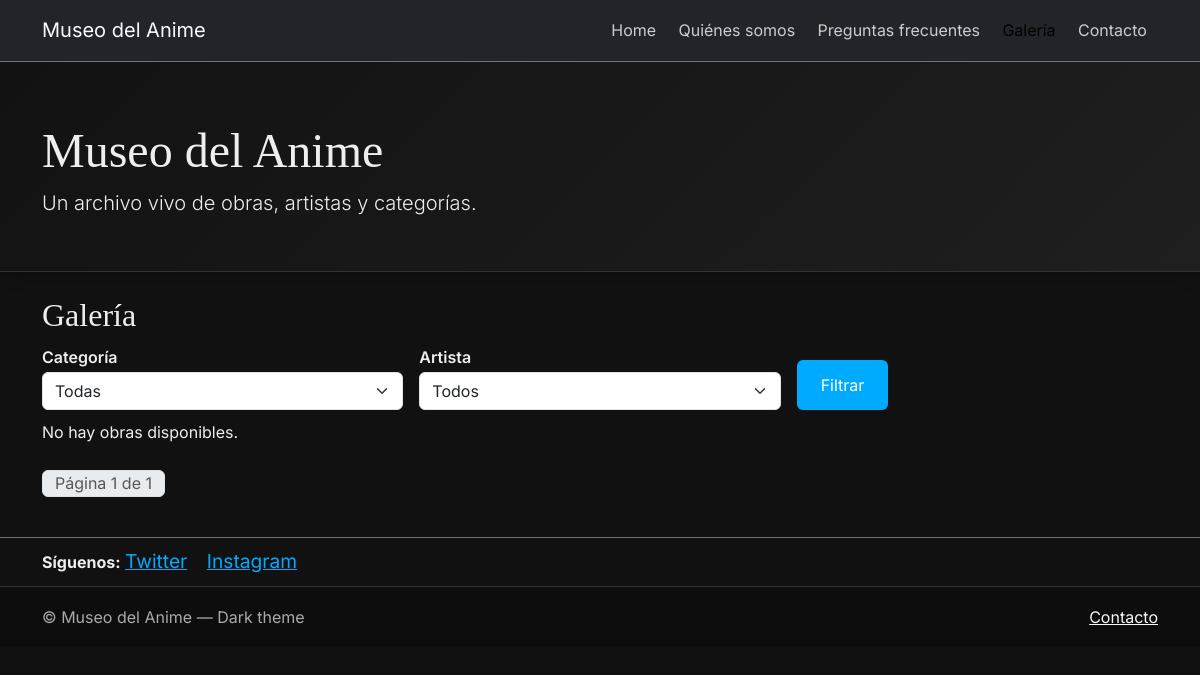
/galeria/, run on an earlier commit of the app's database.
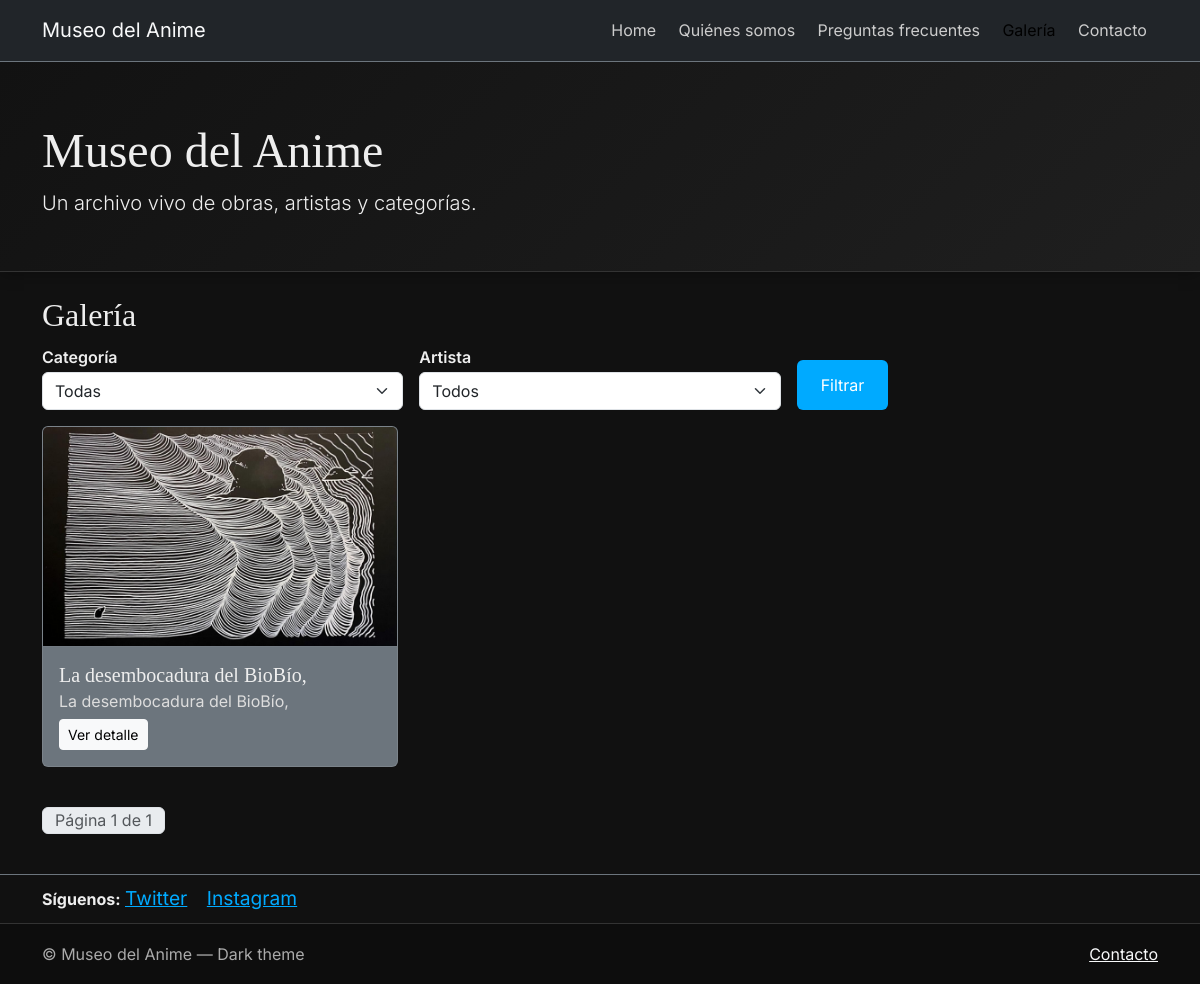
And on a later commit of the database.
### catalog/models.py (models this page shows, shortened)
class Artwork(models.Model):
    title = models.CharField(max_length=150)
    description = models.TextField(blank=True)
    image = models.ImageField(upload_to='obras/')
    category = models.ForeignKey(Category, on_delete=models.PROTECT, related_name='artworks')
    artist = models.ForeignKey(Artist, on_delete=models.CASCADE, related_name='artworks')
    created = models.DateTimeField(auto_now_add=True)
    updated = models.DateTimeField(auto_now=True)
    featured = models.BooleanField(default=False)

### catalog/views.py (the view)
# urls.py: path('', views.gallery_list, name='gallery_list'),
def gallery_list(request):
    qs = Artwork.objects.all().order_by('-created')
    category_slug = request.GET.get('categoria')
    artist_id = request.GET.get('artista')
    if category_slug:
        qs = qs.filter(category__slug=category_slug)
    if artist_id:
        qs = qs.filter(artist_id=artist_id)
    paginator = Paginator(qs, 6)
    page_number = request.GET.get('page')
    page_obj = paginator.get_page(page_number)
    categories = Category.objects.all().order_by('name')
    artists = Artist.objects.all().order_by('name')
    return render(request, 'catalog/gallery_list.html', {
        'page_obj': page_obj,
        'categories': categories,
        'artists': artists,
        'active_category': category_slug,
        'active_artist': artist_id,
    })

### core/context_processors.py (called while the page is built)
def site_settings(request):
    return {
        'SITE_NAME': 'Museo del Anime',
        'SITE_TWITTER': 'https://twitter.com/anime_museo',
        'SITE_INSTAGRAM': 'https://instagram.com/anime_museo',
        'SITE_THEME': 'dark',  # ejemplo de uso en templates
    }

### catalog/templates/catalog/gallery_list.html (shortened to what this page needs)
{% extends 'base.html' %}
{% block content %}
  <h2>Galería</h2>
  <form class="row g-3 mb-3">
    <div class="col-md-4">
      <label class="form-label">Categoría</label>
      <select name="categoria" class="form-select">
        <option value="">Todas</option>
      </select>
    </div>
    <div class="col-md-4">
      <label class="form-label">Artista</label>
      <select name="artista" class="form-select">
        <option value="">Todos</option>
      </select>
    </div>
    <div class="col-md-4 d-flex align-items-end">
      <button class="btn btn-primary">Filtrar</button>
    </div>
  </form>
  <div class="row">
    {% for obra in page_obj %}
      <div class="col-md-4 mb-4">
        <div class="card bg-secondary text-light h-100">
          <img src="{{ obra.image.url }}" class="card-img-top" alt="{{ obra.title }}">
          <div class="card-body">
            <h5 class="card-title">{{ obra.title }}</h5>
            <p class="card-text">{{ obra.description|truncatechars:100 }}</p>
            <a href="{% url 'catalog:artwork_detail' obra.id %}" class="btn btn-sm btn-light">Ver detalle</a>
          </div>
        </div>
      </div>
    {% empty %}
      <p>No hay obras disponibles.</p>
    {% endfor %}
  </div>
  <nav aria-label="Paginación" class="mt-3">
    <ul class="pagination">
      <li class="page-item disabled"><span class="page-link">Página {{ page_obj.number }} de {{ page_obj.paginator.num_pages }}</span></li>
    </ul>
  </nav>
{% endblock %}

What changed in the data, as far as the page shows it:
added Artwork: image (picture), title "La desembocadura del BioBío,", description "La desembocadura del BioBío,"
Also different on the page:
text no longer shown: "No hay obras disponibles."
